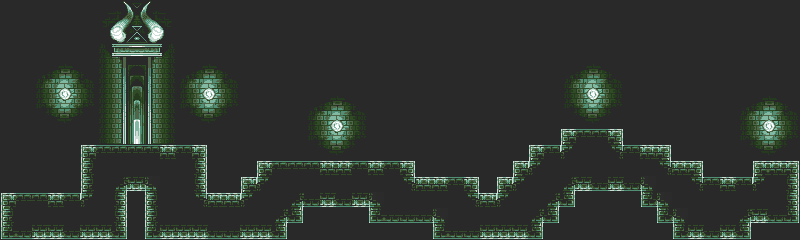

A level layout from a 2D game, rendered from its tile map. Below: a short description, then the map file with tile-grid data replaced by summaries:
An orthogonal 50x15 tile map with 16x16 px tiles, 2 tile layers (Background, platform).

<map version="1.0" orientation="orthogonal" renderorder="right-down" width="50" height="15" tilewidth="16" tileheight="16" nextobjectid="1">
 <tileset firstgid="1" name="Mazmorra" tilewidth="16" tileheight="16" spacing="1" margin="1" tilecount="1085" columns="10">
  <image source="Mazmorra.png" trans="ff55ff" width="171" height="273" />
  <terraintypes>
   <terrain name="Nuevo Terreno" tile="-1" />
  </terraintypes>
  <tile id="3" terrain=",,,0" />
  <tile id="4" terrain=",,0,0" />
  <tile id="5" terrain=",,0," />
  <tile id="13" terrain=",0,,0" />
  <tile id="14" terrain="0,0,0,0" />
  <tile id="15" terrain="0,,0," />
  <tile id="23" terrain=",0,," />
  <tile id="24" terrain="0,0,," />
  <tile id="25" terrain="0,,," />
  <tile id="33" terrain="0,0,0," />
  <tile id="34" terrain="0,0,," />
  <tile id="35" terrain="0,0,,0" />
  <tile id="43" terrain="0,,0," />
  <tile id="45" terrain=",0,,0" />
  <tile id="53" terrain="0,,0,0" />
  <tile id="54" terrain=",,0,0" />
  <tile id="55" terrain=",0,0,0" />
 </tileset>
 <layer name="Background" width="50" height="15">
  <data>[750 cells, 750 non-empty, 67 distinct tile ids]</data>
 </layer>
 <layer name="platform" width="50" height="15">
  <data>[750 cells, 209 non-empty, 17 distinct tile ids]</data>
 </layer>
</map>
